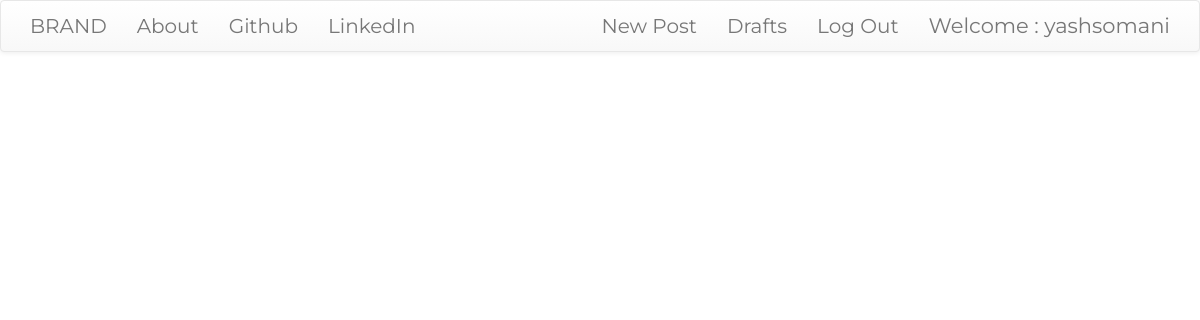
The app's page /post/drafts/ (signed in), older data.
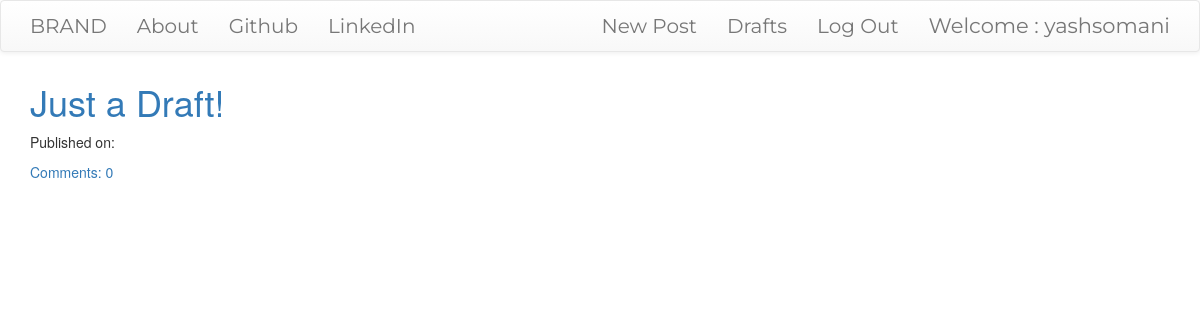
The same page, newer data.
### myblog/models.py (models this page shows, shortened)
class Post(models.Model):
    author = models.ForeignKey('auth.User',on_delete=models.CASCADE)
    title = models.CharField(max_length=200)
    text = models.CharField(max_length=200)
    create_date = models.DateTimeField(default=timezone.now)
    published_date = models.DateTimeField(blank=True,null=True)
    def approve_comments(self):
        return self.comments.filter(approved_comment=True)

### myblog/views.py (the view)
# urls.py: url(r'^post/drafts/$',views.DraftListView.as_view(),name='post_draft_list'),
class DraftListView(LoginRequiredMixin,ListView):
    login_url = '/login/'
    redirect_field_name = 'myblog/post_list.html'
    model = Post
    def get_queryset(self):
        return Post.objects.filter(published_date__isnull=True).order_by('create_date')

### myblog/templates/myblog/post_list.html
{% extends 'myblog/base.html' %}
{% block content%}
<div class="centerstage">
    {% for post in post_list %}
        <div class="Post">
            <h1><a href="{%url 'post_detail' pk=post.pk%}">{{post.title}}</a></h1>
            <div class="date">
                <p>Published on: {{post.published_date | date:"d M Y"}}</p>
            </div>
            <a href="{%url 'post_detail' pk=post.pk%}">Comments: {{post.approve_comments.count}}</a>
        </div>
    {% endfor %}
</div>
{% endblock %}

### myblog/templates/myblog/base.html (shortened to what this page needs)
<!DOCTYPE html>
{% load static %}
<html lang="en">
<head>
    <link rel="stylesheet" href="https://maxcdn.bootstrapcdn.com/bootstrap/3.3.7/css/bootstrap.min.css">
<link rel="stylesheet" href="https://maxcdn.bootstrapcdn.com/bootstrap/3.3.7/css/bootstrap-theme.min.css">
    <link rel="stylesheet" href="//cdn.jsdelivr.net/npm/medium-editor@latest/dist/css/medium-editor.min.css" type="text/css" media="screen" charset="utf-8">
    <link rel="stylesheet" href="{% static 'css/blog.css' %}">
</head>
<body>
    <nav class="navbar navbar-default techfont custom-navbar">
        <div class="container">
            <ul class="nav navbar-nav">
            <li><a class='navbar-brand bigbrand underlined' href="{% url 'post_list'%}">BRAND</a></li>
            <li><a class="underlined" href="{% url 'about'%}">About</a></li>
            <li><a class="underlined" href="https://www.github.com/yash270998/">Github</a></li>
            <li><a class="underlined" href="https://www.linkedin.com/in/yashmsomani/">LinkedIn</a></li>
            </ul>
            <ul class="nav navbar-nav navbar-right">
                {% if user.is_authenticated %}
                <li><a class="underlined" href="{% url 'post_new' %}">New Post</a></li>
                <li><a class="underlined" href="{% url 'post_draft_list' %}">Drafts</a></li>
                <li><a class="underlined" href="{% url 'logout' %}">Log Out</a></li>
                <li><a>Welcome : {{user.username}}</a></li>
                {% else %}
                <li><a class='nav navbar-right' href="{% url 'login' %}"><span class='glyphicon glyphicon-user'></span></a></li>
                {% endif %}
            </ul>
        </div>
    </nav>
    <div class="content container">
        <div class="row">
            <div class="col-md-8">
                <div class='blog_posts'>
                    {% block content%}
                    {% endblock %}
                </div>
            </div>
        </div>
    </div>
</body>
</html>

Row changes from the older to the newer data that the page shows:
added Post: title "Just a Draft!", approve_comments.count "0"
